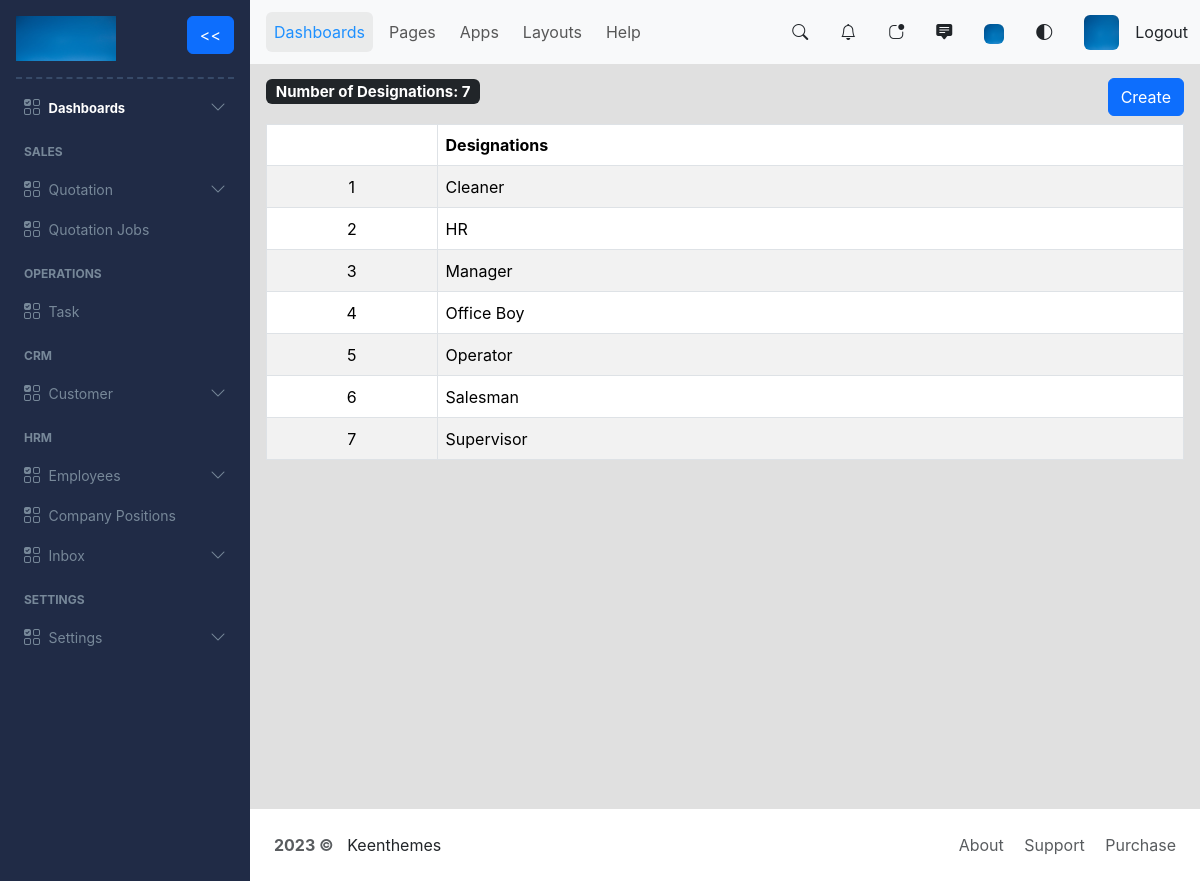
The page /view_company_positions (signed in) on the database its author committed.
### myapp/models.py (models this page shows, shortened)
class EmployeeDesignation(models.Model):
    id = models.UUIDField(primary_key=True, default=uuid.uuid4, unique=True, editable=False)
    designation = models.CharField(max_length=30)

### myapp/views.py (the view)
# urls.py: path('view_company_positions', views.viewCompanyPositions, name='view_company_positions'),
@login_required
def viewCompanyPositions(request):
    designations = EmployeeDesignation.objects.all().order_by('designation')
    number_of_designations = len(designations)
    designations_exists = designations.exists()
    return render(request, 'hrm/company_positions/company_positions.html',{'designations': designations, 'designations_exists': designations_exists, 'number_of_designations': number_of_designations})

### myapp/templates/hrm/company_positions/company_positions.html (shortened to what this page needs)
{% extends 'index.html' %}
{% block content %}
{% load static %}
<div class="d-flex justify-content-between">
    <h5> <span class="badge bg-dark">Number of Designations:  {{ number_of_designations }}</span> </h5>
    <button type="button" class="btn btn-primary" data-bs-toggle="modal" data-bs-target="#createModal" id="createButton">Create</button>
</div>
{% if designations_exists %}
<div class='table-responsive'>
    <table class="table table-striped mt-2 align-middle table-bordered">
        <thead>
        <tr>
            <th scope="col"></th>
            <th scope="col">Designations</th>
        </tr>
        </thead>
        <tbody>
        {% for designation in designations %}
            <tr style="height: 42px;">
                <td class="text-center">{{forloop.counter}}</td>
                <td><a href="#" style="text-decoration: none; color: black;">{{ designation.designation }}</a></td>
            </tr>
        {% endfor %}
        </tbody>
    </table>
</div>
{% else %}
<div class="d-flex justify-content-center">
    <span class="pt-5">No Company positions. <a href="" data-bs-toggle="modal" data-bs-target="#deleteModal">Create</a> a new position.</span>
</div>
{% endif %}
{% endblock content %}

### myapp/static/css/keenweb.css (style rules this page uses)
* { font-family: Inter, Helvetica, "sans-serif";; }

### rows shown on the page
EmployeeDesignation: designation "Cleaner"
EmployeeDesignation: designation "HR"
EmployeeDesignation: designation "Manager"
EmployeeDesignation: designation "Office Boy"
EmployeeDesignation: designation "Operator"
EmployeeDesignation: designation "Salesman"
EmployeeDesignation: designation "Supervisor"

### other values the page prints
{{ number_of_designations }} "7"
